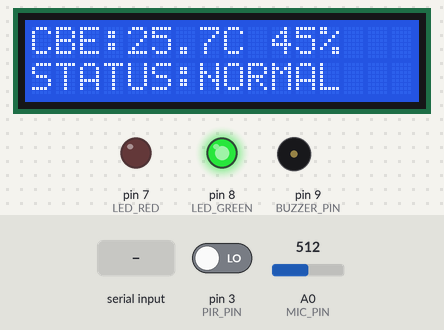
Simulated run of this sketch. Board: Arduino Uno, built with avr-gcc and run on an emulated ATmega328P. On the bench: 16×2 character LCD, output pins drawn as LEDs (lit = HIGH), buzzer (waves = sounding). The test bench sets the inputs (shaded band); at power-on: A0 (MIC_PIN) = 512, pin 3 (PIR_PIN) LOW. Random numbers use the default seed unless the sketch sets one; what the sketch prints to the serial monitor is not drawn.

Above: at 3.8 s.
3.9 s: "test_alert\n" received over Serial
At 5.6 s:
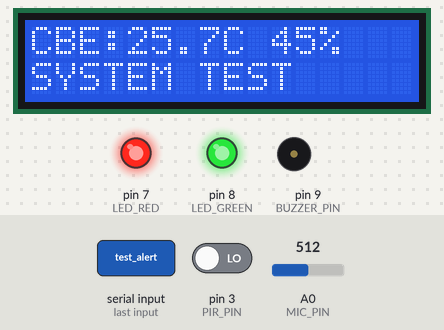
7.7 s: A0 (MIC_PIN) set to 686
10.9 s: A0 (MIC_PIN) set to 718
At 13.9 s:
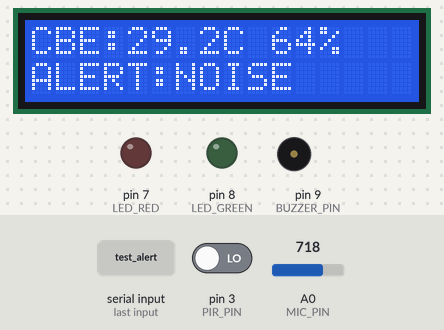
18.9 s: pin 3 (PIR_PIN) driven HIGH
At 23.5 s:
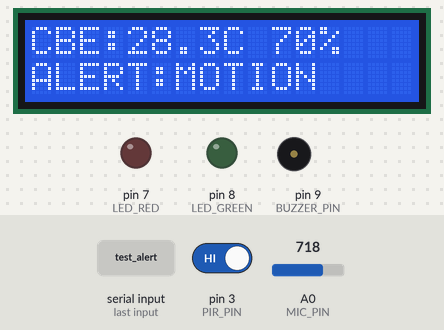
23.8 s: "test_alert\n" received over Serial
At 26.6 s:
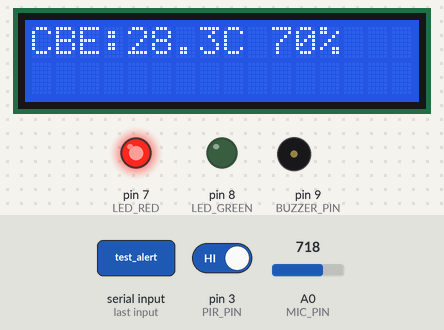
Timing chart, 0 to 31.3 s (numbered marks = the images above; inputs shaded):
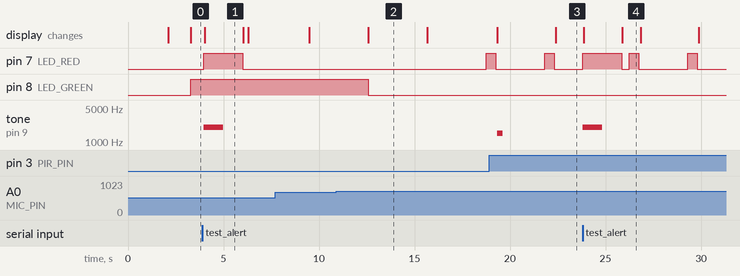

Measured:
- the behaviour switches between 700 and 701 on A0 (MIC_PIN) (found by bisection; images 1 and 2)
- after the input at 3.9 s, pin 7 (LED_RED): LOW → HIGH after 0.07 s, → LOW 2.0 s later; tone on pin 9 (BUZZER_PIN): silent → 2000 Hz after 0.07 s, → silent 1.0 s later
- after the input at 10.9 s, pin 8 (LED_GREEN): HIGH → LOW after 1.7 s
- after the input at 23.8 s, tone on pin 9 (BUZZER_PIN): silent → 2000 Hz at once, → silent 1.0 s later
- what the display in image 1 shows lasts 2.0 s, from 4.0 s to 6.0 s
- what the display in image 2 shows lasts 3.1 s, from 12.6 s to 15.7 s
- what the display in image 4 shows lasts 0.9 s, from 25.9 s to 26.8 s

The sketch:

firmware.ino
```cpp
// firmware.ino - Urban Safety Monitor for Coimbatore
#include <Wire.h>
#include <LiquidCrystal_I2C.h>

LiquidCrystal_I2C lcd(0x27, 16, 2);

// Sensor pins
const int DHT_PIN = 2;
const int PIR_PIN = 3;
const int MIC_PIN = A0;
const int LED_RED = 7;
const int LED_GREEN = 8;
const int BUZZER_PIN = 9;

// Sensor values
float temperature = 0;
float humidity = 0;
int motionDetected = 0;
int soundLevel = 0;
unsigned long lastSensorRead = 0;
const unsigned long SENSOR_INTERVAL = 3000;

// Coimbatore locations
struct Location {
  const char* name;
  float lat;
  float lng;
};

Location coimbatoreLocations[8] = {
  {"Coimbatore Railway Station", 11.0180, 76.9555},
  {"PSG Tech", 11.0168, 76.9558},
  {"Coimbatore Medical College", 11.0069, 76.9666},
  {"Tidel Park", 11.0137, 76.9585},
  {"Race Course", 11.0055, 76.9637},
  {"Gandhipuram", 11.0100, 76.9600},
  {"Saravanampatti", 11.0650, 76.9520},
  {"Ukkadam", 10.9900, 76.9600}
};

void setup() {
  Serial.begin(9600);

  pinMode(PIR_PIN, INPUT);
  pinMode(LED_RED, OUTPUT);
  pinMode(LED_GREEN, OUTPUT);
  pinMode(BUZZER_PIN, OUTPUT);

  lcd.init();
  lcd.backlight();
  lcd.setCursor(0, 0);
  lcd.print("Coimbatore Safe");
  lcd.setCursor(0, 1);
  lcd.print("AI Monitor v1.0");

  delay(2000);
  lcd.clear();
}

void loop() {
  unsigned long currentTime = millis();

  if (currentTime - lastSensorRead >= SENSOR_INTERVAL) {
    readSensors();
    sendSensorData();
    updateDisplay();
    lastSensorRead = currentTime;
  }

  if (Serial.available() > 0) {
    String command = Serial.readStringUntil('\n');
    processCommand(command);
  }

  delay(100);
}

void readSensors() {
  temperature = 25.0 + (random(0, 150) / 10.0); // 25-40°C typical for Coimbatore
  humidity = 40.0 + (random(0, 400) / 10.0);    // 40-80% humidity
  motionDetected = digitalRead(PIR_PIN);
  soundLevel = analogRead(MIC_PIN);
  int hour = (millis() / 3600000) % 24;
  bool isPeakHour = (hour >= 7 && hour <= 10) || (hour >= 17 && hour <= 20);
  int eventProbability = isPeakHour ? 30 : 15;

  if (random(0, 100) < eventProbability) {
    motionDetected = 1;
    soundLevel = random(700, 1024);
  }
}

void sendSensorData() {
  int locIndex = random(0, 8);
  Location loc = coimbatoreLocations[locIndex];

  // Send environmental data
  Serial.print("{");
  Serial.print("\"sensor\":\"coimbatore_env_");
  Serial.print(locIndex);
  Serial.print("\",");
  Serial.print("\"type\":\"environment\",");
  Serial.print("\"location\":{");
  Serial.print("\"name\":\"");
  Serial.print(loc.name);
  Serial.print("\",\"lat\":");
  Serial.print(loc.lat, 6);
  Serial.print(",\"lng\":");
  Serial.print(loc.lng, 6);
  Serial.print("},");
  Serial.print("\"temperature\":");
  Serial.print(temperature, 1);
  Serial.print(",\"humidity\":");
  Serial.print(humidity, 1);
  Serial.print(",\"motion\":");
  Serial.print(motionDetected);
  Serial.print(",\"sound\":");
  Serial.print(soundLevel);
  Serial.print(",\"timestamp\":");
  Serial.print(millis());
  Serial.println("}");

  // Send individual event data if detected
  if (motionDetected) {
    Serial.print("{\"sensor\":\"coimbatore_motion_");
    Serial.print(locIndex);
    Serial.print("\",\"type\":\"motion\",\"value\":1,\"location\":{\"lat\":");
    Serial.print(loc.lat, 6);
    Serial.print(",\"lng\":");
    Serial.print(loc.lng, 6);
    Serial.print("},\"timestamp\":");
    Serial.print(millis());
    Serial.println("}");

    // Trigger visual alert
    digitalWrite(LED_RED, HIGH);
    delay(500);
    digitalWrite(LED_RED, LOW);
  }

  if (soundLevel > 650) {
    Serial.print("{\"sensor\":\"coimbatore_audio_");
    Serial.print(locIndex);
    Serial.print("\",\"type\":\"microphone\",\"value\":");
    Serial.print(soundLevel);
    Serial.print(",\"location\":{\"lat\":");
    Serial.print(loc.lat, 6);
    Serial.print(",\"lng\":");
    Serial.print(loc.lng, 6);
    Serial.print("},\"timestamp\":");
    Serial.print(millis());
    Serial.println("}");

    // Trigger audio alert for high noise
    if (soundLevel > 800) {
      tone(BUZZER_PIN, 1500, 300);
    }
  }
}

void processCommand(String command) {
  command.trim();
  command.toLowerCase();

  if (command == "status") {
    Serial.println("{\"system\":\"coimbatore_urban_guard\",\"status\":\"active\",\"city\":\"Coimbatore\"}");
  } else if (command == "test_alert") {
    triggerTestAlert();
  } else if (command == "locations") {
    Serial.println("{\"city\":\"Coimbatore\",\"total_locations\":8}");
    for (int i = 0; i < 8; i++) {
      Serial.print("{\"location\":\"");
      Serial.print(coimbatoreLocations[i].name);
      Serial.print("\",\"lat\":");
      Serial.print(coimbatoreLocations[i].lat, 6);
      Serial.print(",\"lng\":");
      Serial.print(coimbatoreLocations[i].lng, 6);
      Serial.println("}");
    }
  }
}

void triggerTestAlert() {
  digitalWrite(LED_RED, HIGH);
  tone(BUZZER_PIN, 2000, 1000);

  Serial.println("{\"alert\":\"system_test\",\"message\":\"Coimbatore safety system test\",\"timestamp\":");
  Serial.print(millis());
  Serial.println("}");

  lcd.setCursor(0, 1);
  lcd.print("SYSTEM TEST    ");
  delay(2000);
  digitalWrite(LED_RED, LOW);
  lcd.setCursor(0, 1);
  lcd.print("                ");
}

void updateDisplay() {
  lcd.setCursor(0, 0);
  lcd.print("CBE:");
  lcd.print(temperature, 1);
  lcd.print("C ");
  lcd.print(humidity, 0);
  lcd.print("%");

  lcd.setCursor(0, 1);
  if (motionDetected) {
    lcd.print("ALERT:MOTION   ");
    digitalWrite(LED_GREEN, LOW);
  } else if (soundLevel > 700) {
    lcd.print("ALERT:NOISE    ");
    digitalWrite(LED_GREEN, LOW);
  } else {
    lcd.print("STATUS:NORMAL  ");
    digitalWrite(LED_GREEN, HIGH);
  }

}
```
